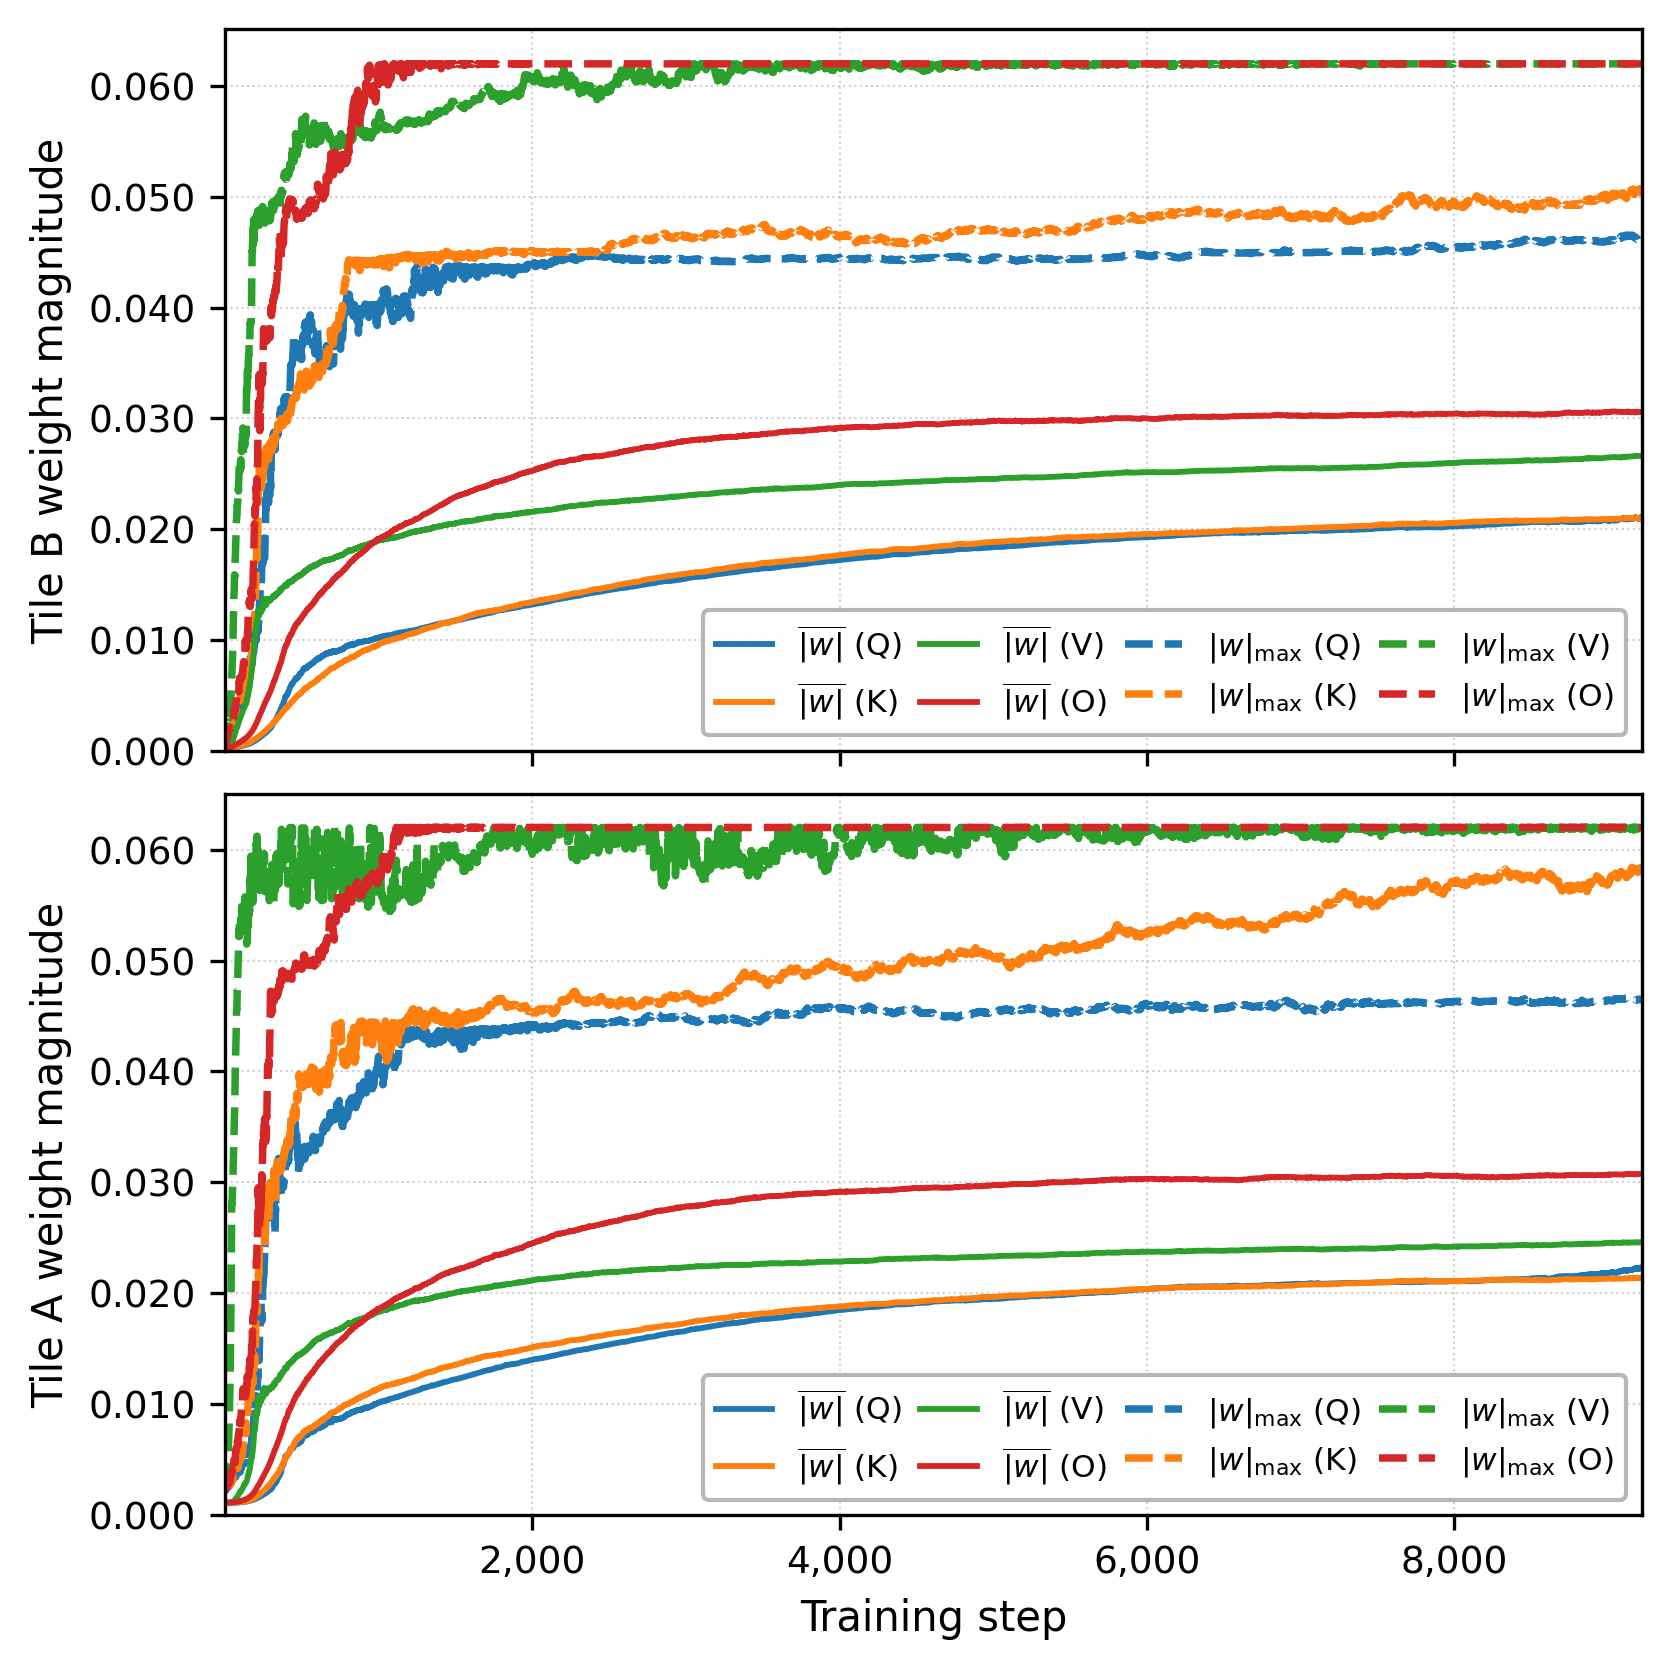

This chart was generated by the following Python code:
"""Figure 5(f): Auxiliary tile (A/B) weight dynamics over training steps.

|w|_max  = max(|w_min|, |w_max|)  — exact from diagnostic
|w|_mean = mean_abs_A / mean_abs_B  — exact from diagnostic (multi_tiles)

Averaged across layers L0, L6, L11 for each sublayer Q/K/V/O.
NOTE: code A,B are swapped vs paper A,B.
"""
import json
import numpy as np
import matplotlib
matplotlib.use('Agg')
import matplotlib.pyplot as plt
import matplotlib.ticker as ticker

DIAG_PATH = '/root/LRTT/examples/bert/results/BERT_SQUAD_LRTT_FINE/squad_diagnostic_log_te2_r32_onehot.json'
with open(DIAG_PATH) as f:
    d = json.load(f)

sublayers = ['query', 'key', 'value', 'output']
sublabel  = {'query': 'Q', 'key': 'K', 'value': 'V', 'output': 'O'}
layers    = ['L0', 'L6', 'L11']

ref_key = f'{layers[0]}_{sublayers[0]}'
all_steps = np.array([s['step'] for s in d['multi_tiles'][ref_key]['steps']])

# Collect data per tile (A, B) per sublayer, averaged over layers
data = {}
for tile_name, eff_min_key, eff_max_key, mean_abs_key in [
    ('A', 'A_eff_min', 'A_eff_max', 'mean_abs_A'),
    ('B', 'B_eff_min', 'B_eff_max', 'mean_abs_B'),
]:
    data[tile_name] = {}
    for sl in sublayers:
        abs_max_layers = []
        mean_abs_layers = []
        for layer in layers:
            key = f'{layer}_{sl}'
            steps_data = d['multi_tiles'][key]['steps']
            mn = np.array([s[eff_min_key] for s in steps_data])
            mx = np.array([s[eff_max_key] for s in steps_data])
            ma = np.array([s[mean_abs_key] for s in steps_data])
            abs_max_layers.append(np.maximum(np.abs(mn), np.abs(mx)))
            mean_abs_layers.append(ma)
        data[tile_name][sl] = {
            'abs_max':  np.mean(abs_max_layers, axis=0),
            'mean_abs': np.mean(mean_abs_layers, axis=0),
        }

# --- Plot ---
plt.rcParams.update({
    'font.size':        9,
    'axes.labelsize':   10,
    'legend.fontsize':  7.5,
    'xtick.labelsize':  9,
    'ytick.labelsize':  9,
    'axes.linewidth':   0.8,
})

colors = {
    'query':  '#1f77b4',
    'key':    '#ff7f0e',
    'value':  '#2ca02c',
    'output': '#d62728',
}

# NOTE: code A = paper B, code B = paper A
tile_paper_label = {'A': 'B', 'B': 'A'}

fig, axes = plt.subplots(2, 1, figsize=(5.5, 5.5), sharex=True)

for i, (ax, tile_name) in enumerate(zip(axes, ['A', 'B'])):
    paper_name = tile_paper_label[tile_name]
    for sl in sublayers:
        lbl = sublabel[sl]
        c = colors[sl]
        ax.plot(all_steps, data[tile_name][sl]['mean_abs'], color=c, linestyle='-', linewidth=1.4,
                label=rf'$\overline{{|w|}}$ ({lbl})')
        ax.plot(all_steps, data[tile_name][sl]['abs_max'], color=c, linestyle='--', linewidth=1.8,
                label=rf'$|w|_{{\mathrm{{max}}}}$ ({lbl})')

    ax.set_ylabel(f'Tile {paper_name} weight magnitude')
    ax.set_xlim(all_steps[0], all_steps[-1])
    ax.set_ylim(0, None)
    ax.yaxis.set_major_formatter(ticker.FormatStrFormatter('%.3f'))
    ax.grid(True, linestyle=':', linewidth=0.5, alpha=0.6)

for ax in axes:
    handles, labels = ax.get_legend_handles_labels()
    mean_h = handles[0::2]
    mean_l = labels[0::2]
    max_h  = handles[1::2]
    max_l  = labels[1::2]
    ax.legend(mean_h + max_h, mean_l + max_l,
              ncol=4, loc='lower right',
              handlelength=1.8, columnspacing=0.6,
              fontsize=7.5, framealpha=0.95, edgecolor='0.7')

axes[-1].set_xlabel('Training step')
axes[-1].xaxis.set_major_formatter(ticker.FuncFormatter(lambda x, _: f'{int(x):,}'))
fig.tight_layout(pad=0.5)

OUT = '/root/LRTT/examples/bert/results/plots/fig5f_ab_weight_dynamics.png'
fig.savefig(OUT, dpi=300, bbox_inches='tight')
fig.savefig(OUT.replace('.png', '.svg'), bbox_inches='tight')
print(f'Saved: {OUT}')
